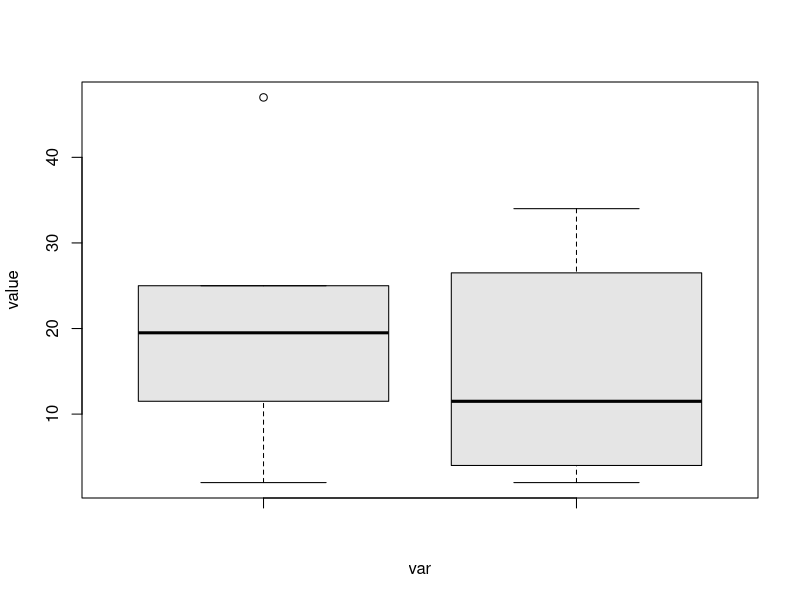

The R source for this figure:
#boxplot
count<-c(9, 25, 15, 2, 14, 25, 24, 47)
speed<-c(2, 3, 5, 9, 14, 24, 29, 34)
fw<-data.frame(count, speed)
fw

boxplot(fw$count, fw$speed, Names=c('count', 'speed'), xlab='var', ylab='value', col='gray90')
quantile(fw$count)
quantile(fw$speed)
IQR(fw$speed)
